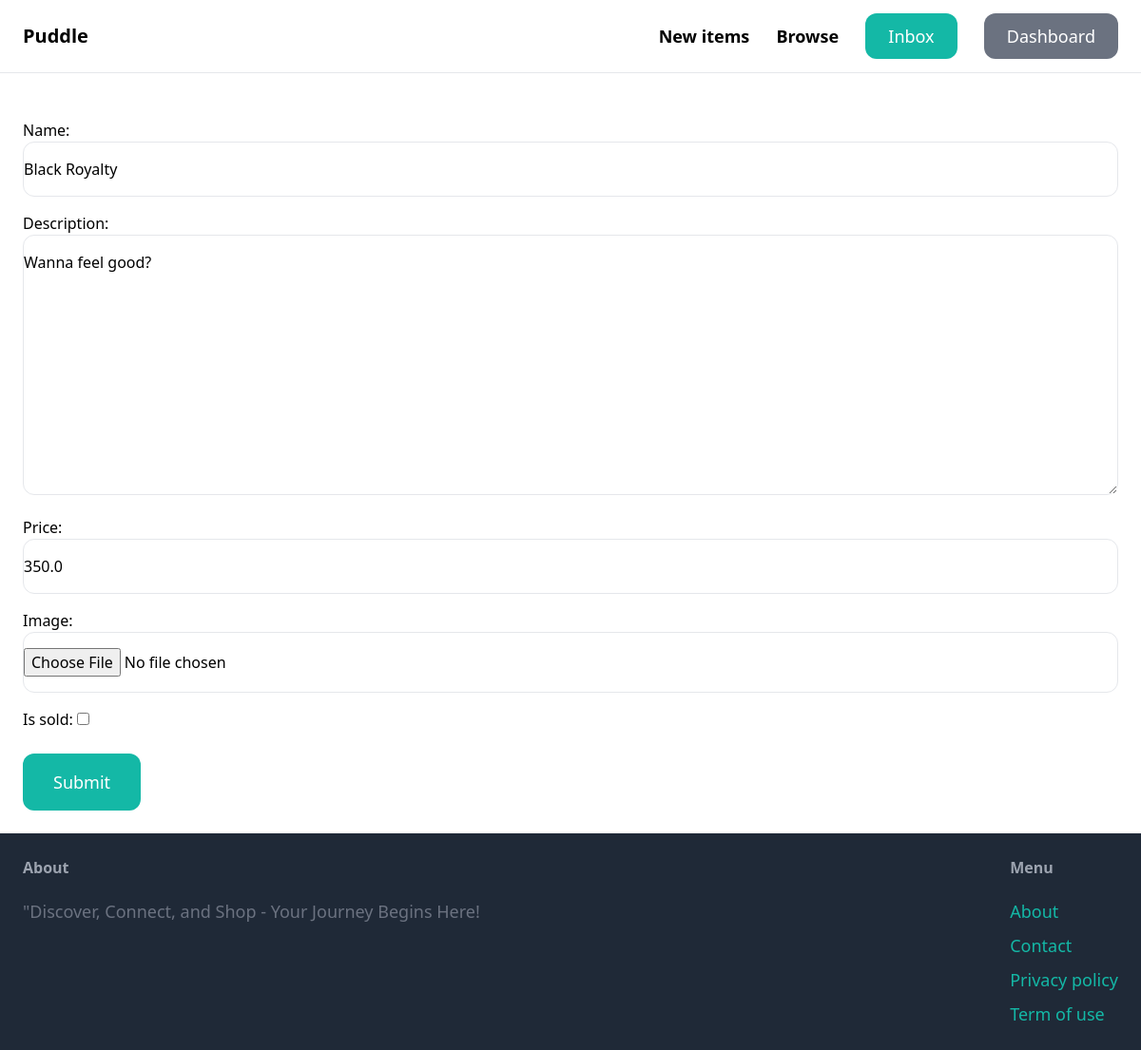
Page /items/6/edit/ (signed in) on the earlier database version.
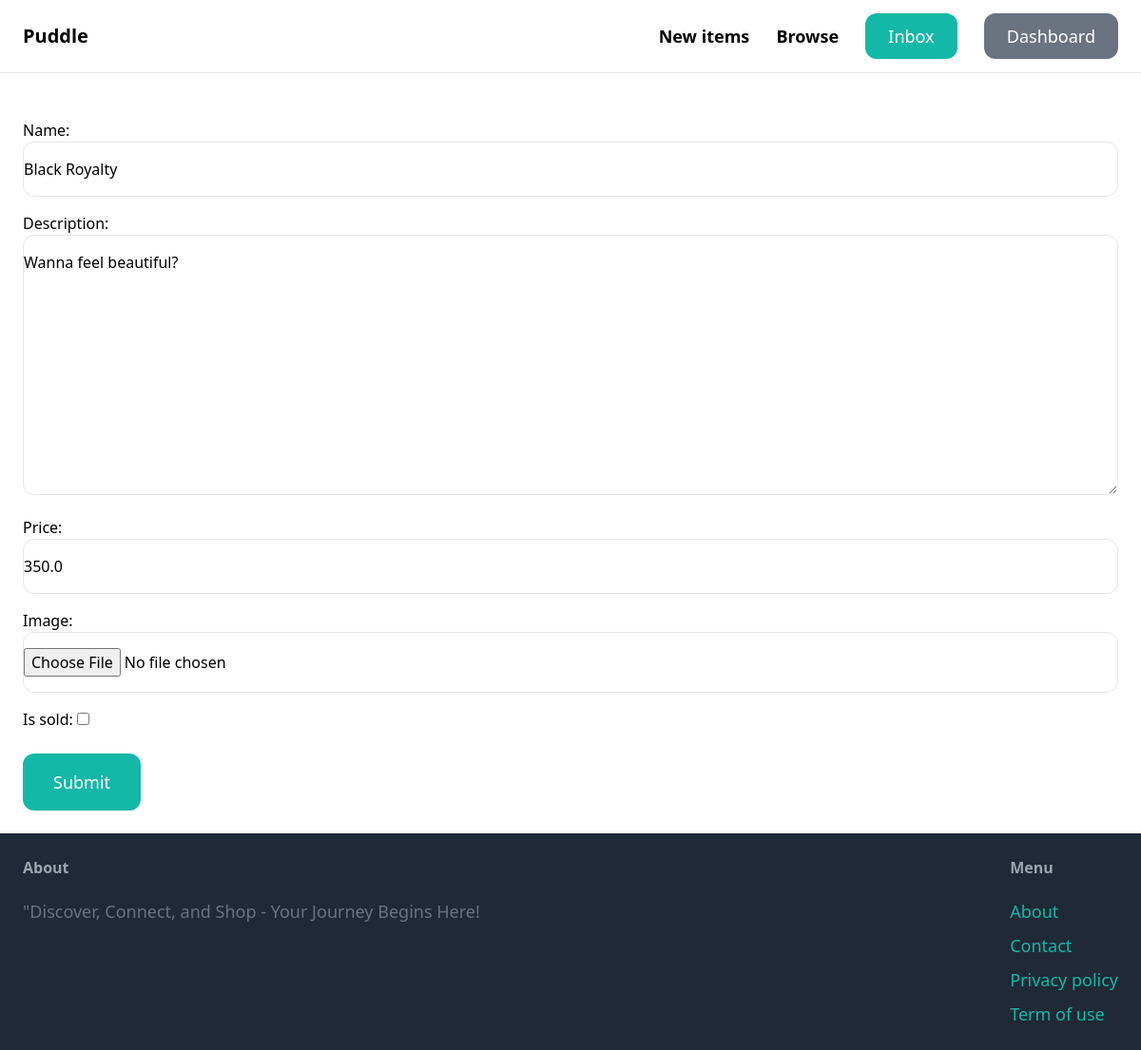
Same page on the later database version.
### item/models.py (models this page shows, shortened)
class Item(models.Model):
    category = models.ForeignKey(Category, related_name='items', on_delete=models.CASCADE)
    name = models.CharField(max_length=255)
    description = models.TextField(blank=True, null=True)
    price = models.FloatField()
    image = models.ImageField(upload_to='item_images', blank=True, null=True)
    is_sold = models.BooleanField(default=False)
    created_by = models.ForeignKey(User, related_name='items', on_delete=models.CASCADE)
    created_at = models.DateTimeField(auto_now_add=True)

### item/views.py (the view)
# urls.py: path('<int:pk>/edit/', views.edit, name='edit'),
@login_required
def edit(request, pk):
    item = get_object_or_404(Item, pk=pk, created_by=request.user)
    if(request.method == 'POST'):
        form = EditItemForm(request.POST, request.FILES, instance=item)
        if form.is_valid():
            form.save()
            return redirect('item:detail', pk=item.id)
    else:
        form = EditItemForm(instance=item)
    return render(request, 'item/form.html', {
        'form': form,
        'title': 'Edit Item',
    })

### item/forms.py
class EditItemForm(forms.ModelForm):
    class Meta:
        model = Item
        fields = ('name', 'description', 'price','image', 'is_sold')
        widgets = {
            'name': forms.TextInput(attrs={
                'class': INPUT_CLASSES
            }),
            'description': forms.Textarea(attrs={
                'class': INPUT_CLASSES
            }),
            'price': forms.TextInput(attrs={
                'class': INPUT_CLASSES
            }),
            'image': forms.FileInput(attrs={
                'class': INPUT_CLASSES
            })
        }

### item/templates/item/form.html (shortened to what this page needs)
{% extends 'core/base.html' %}
{% block content %}
<form method="post" action="." enctype="multipart/form-data">
    <div class="space-y-4">
        {{ form.as_p}}
    </div>
    <button class="mt-6 py-4 px-8 text-lg bg-teal-500 hover:gb-teal-700 rounded-xl text-white">Submit</button>
</form>
{% endblock %}

Differences in the rows shown:
changed Item "Black Royalty": description "Wanna feel good?" → "Wanna feel beautiful?"
